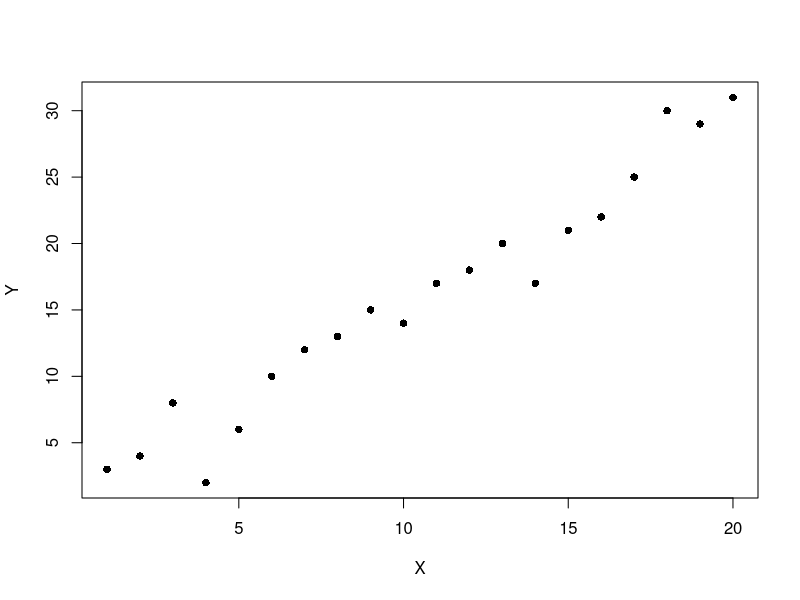
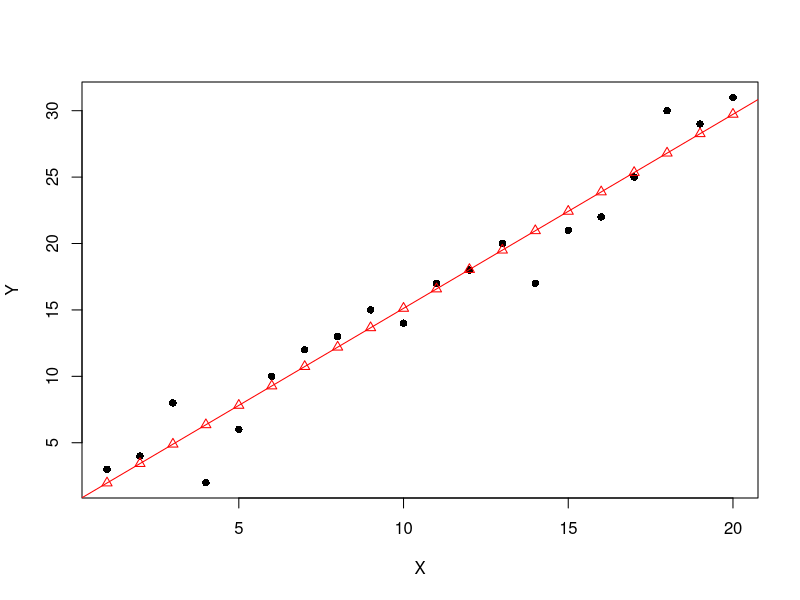
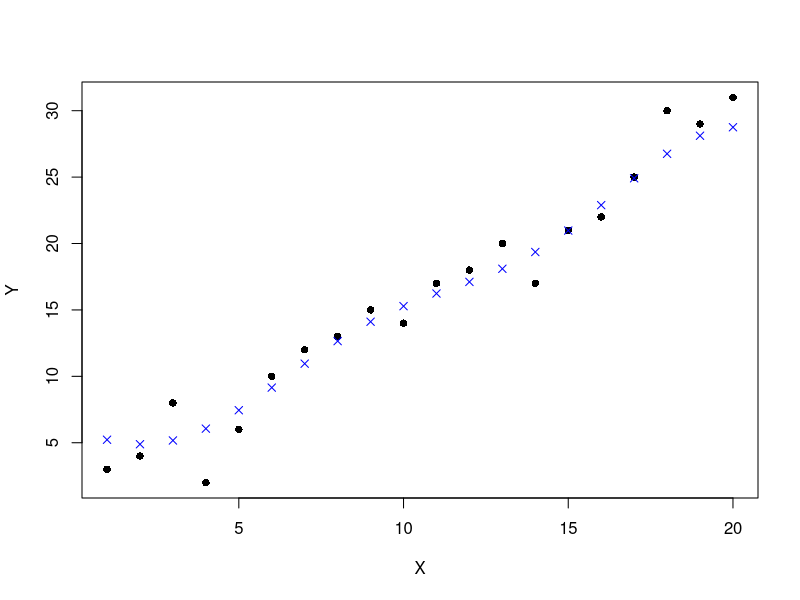
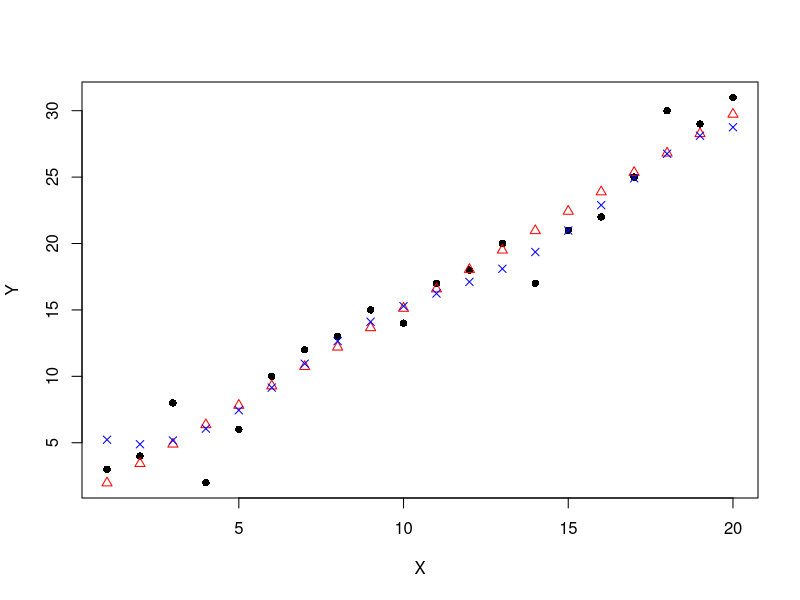
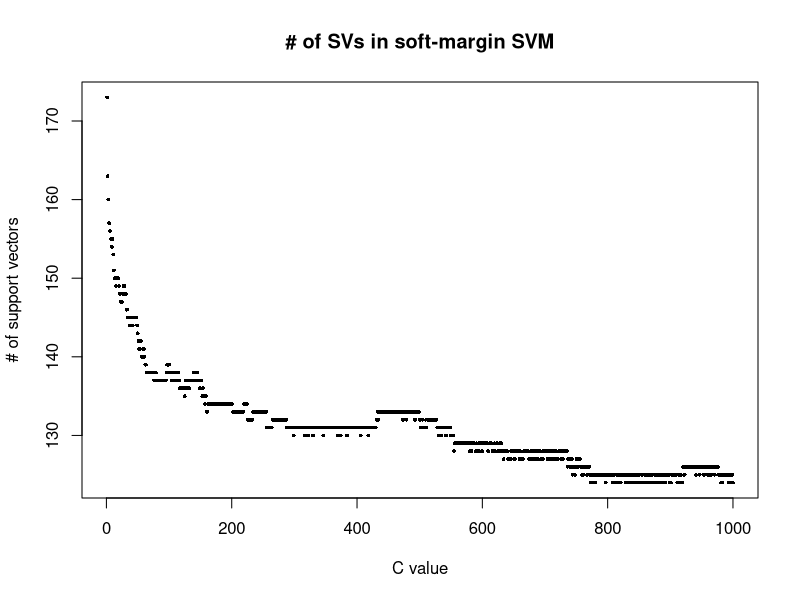
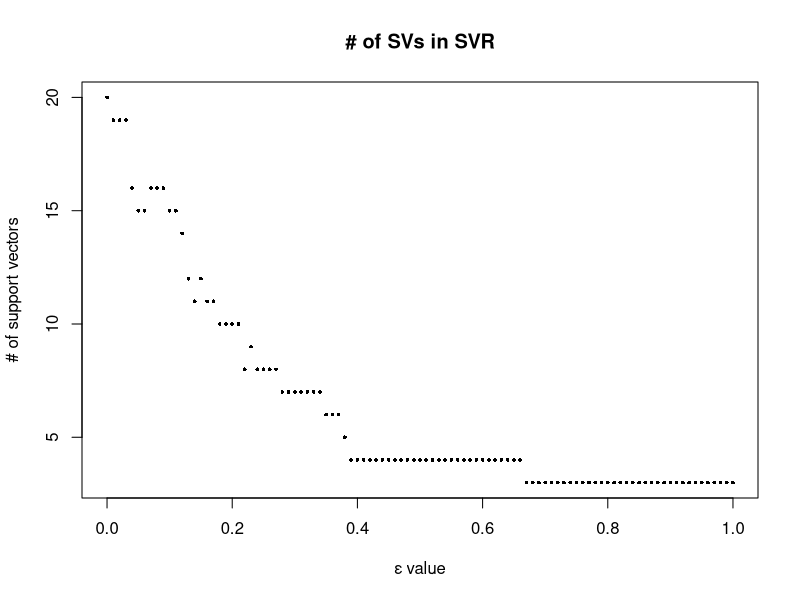
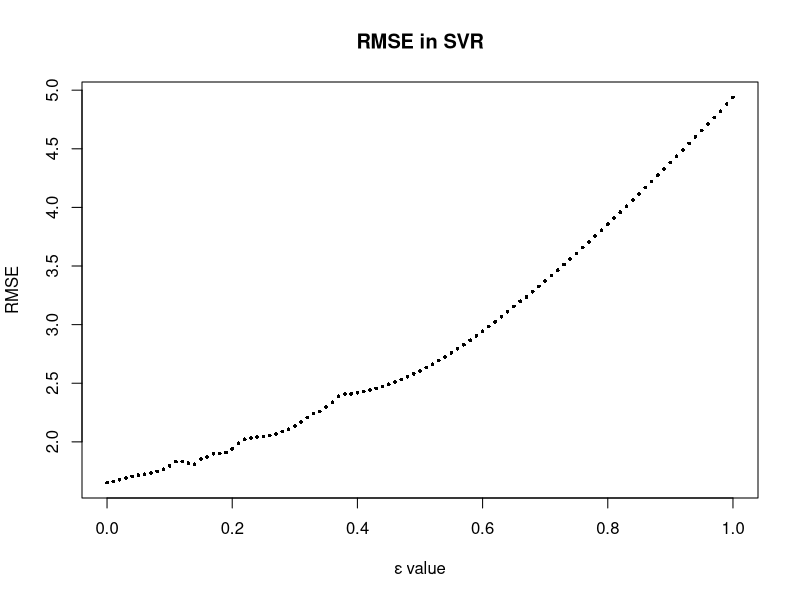
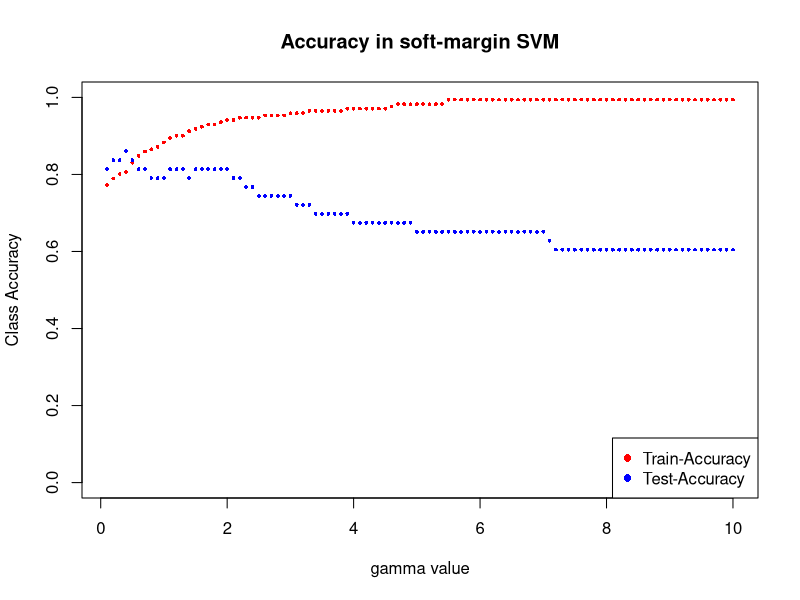

The R source for these figures, in order:
## ---- chunk 1
require(e1071)
## ---- chunk 2
require("mlbench")
data(Glass, package="mlbench")
data = Glass
## ---- chunk 3
smp.size = floor(0.8*nrow(data)) 
set.seed(516)                     
train.ind = sample(seq_len(nrow(data)), smp.size)
train = data[train.ind, ] # 80%
test = data[-train.ind, ] # 20%
## ---- chunk 4
model = svm(formula = Type ~ .,  # 依變數(在這裡是Type)的資料形態要是Factor
            data = train)

# 可以看到SVM預設的參數設定
summary(model)

## ---- chunk 5
# 預測
train.pred = predict(model, train)
test.pred = predict(model, test)

# 訓練資料的混淆矩陣
table(real=train$Type, predict=train.pred)
# 訓練資料的分類準確率
confus.matrix = table(real=train$Type, predict=train.pred)
sum(diag(confus.matrix))/sum(confus.matrix)


# 測試資料的混淆矩陣
table(real=test$Type, predict=test.pred)
# 測試資料的分類準確率
confus.matrix = table(real=test$Type, predict=test.pred)
sum(diag(confus.matrix))/sum(confus.matrix)

## ---- chunk 6
data = data.frame(x=1:20,
                  y=c(3,4,8,2,6,10,12,13,15,14,17,18,20,17,21,22,25,30,29,31))

# 資料的原始值
plot(data$x, data$y, pch=16, xlab="X", ylab="Y")
## ---- chunk 7
model <- lm(y ~ x , data) 

# lm預測
lm.pred = predict(model, data)

# 資料的原始值(黑點)
plot(data$x, data$y, pch=16, xlab="X", ylab="Y")
# lm的預測值(紅三角形)
points(lm.pred, pch=2, col="red")
abline(model, col="red")

## ---- chunk 8
model <- svm(y ~ x , data) # 依變數的型態要是numeric

# 預測
svr.pred = predict(model, data)

# 資料的原始值(黑點)
plot(data$x, data$y, pch=16, xlab="X", ylab="Y")
# SVR的預測值(藍叉)
points(svr.pred, pch=4, col="blue")

## ---- chunk 9
# 資料的原始值(黑點)
plot(data$x, data$y, pch=16, xlab="X", ylab="Y")
# lm的預測值(紅三角形)
points(lm.pred, pch=2, col="red")
# SVR的預測值(藍叉)
points(svr.pred, pch=4, col="blue")

# (lm, SVR) in RMSE
c(sqrt(mean((data$y - lm.pred)^2)),
  sqrt(mean((data$y - svr.pred)^2))
)

## ---- chunk 10
require("mlbench")
data(Glass, package="mlbench")
data = Glass

# 記錄每一次提高C時，對應的support vectors數量
num.SV = sapply(X=1:1000, 
                FUN=function(C) svm(Type~., data, cost=C, epsilon =.1)$tot.nSV)

# 隨著C越大，support vectors數量越少，代表margin的範圍越窄，越接近hard-margin SVM，越容易overfitting
plot(x=1:1000, y=num.SV, xlab="C value", ylab="# of support vectors", pch=16, cex=.5, main="# of SVs in soft-margin SVM")
## ---- chunk 11
df = data.frame(x=1:20,
                y=c(3,4,8,2,6,10,12,13,15,14,17,18,20,17,21,22,25,30,29,31))


# 記錄每一次提高Epsilon時，對應SVR中的support vectors數量
num.SV = sapply(X=seq(0,1,0.01), 
                FUN=function(e) svm(y~x, df, cost=1, epsilon =e)$tot.nSV)
# 隨著Epsilon越大，support vectors的數量減少
plot(x=seq(0,1,0.01), y=num.SV, xlab="ε value", ylab="# of support vectors", pch=16, cex=.5, main="# of SVs in SVR")



# 記錄每一次提高Epsilon時，對應SVR中的RMSE
RMSE = sapply(X=seq(0,1,0.01), 
              FUN=function(e) sqrt(mean((svm(y~x, df, cost=1, epsilon =e)$residuals)^2)))
# 隨著Epsilon越大，模型的準確度越低，RMSE提高
plot(x=seq(0,1,0.01), y=RMSE, xlab="ε value", ylab="RMSE", pch=16, cex=.5, main="RMSE in SVR")


## ---- chunk 12
require("mlbench")
data(Glass, package="mlbench")
data = Glass
smp.size = floor(0.8*nrow(data)) 
set.seed(516)                     
train.ind = sample(seq_len(nrow(data)), smp.size)
train = data[train.ind, ] # 80%
test = data[-train.ind, ] # 20%

# 記錄每一次提高gamma時，對應的訓練資料的分類準確率
train.accuracy = sapply(X=seq(0.1,10,0.1), 
                        FUN=function(g){
                        model = svm(Type~., train, gamma=g, epsilon =.1)
                        pred = predict(model, train)
                        confus.matrix = table(real=train$Type, predict=pred)
                        sum(diag(confus.matrix))/sum(confus.matrix)
                        } 
)

# 記錄每一次提高gamma時，對應的測試資料的分類準確率
test.accuracy = sapply(X=seq(0.1,10,0.1), 
                       FUN=function(g){
                       model = svm(Type~., train, gamma=g, epsilon =.1)
                       pred = predict(model, test)
                       confus.matrix = table(real=test$Type, predict=pred)
                       sum(diag(confus.matrix))/sum(confus.matrix)
                       } 
)


# Train accuracy(紅點)
plot(x=seq(0.1,10,0.1), y=train.accuracy, pch=16, cex=.5, col="red", ylim=c(0,1),xlab="gamma value", ylab="Class Accuracy", main="Accuracy in soft-margin SVM")
# Test accuracy(藍點)
points(x=seq(0.1,10,0.1), y=test.accuracy, pch=16, cex=.5, col="blue")

legend("bottomright", pch = 16, col = c("red","blue"),legend=c("Train-Accuracy", "Test-Accuracy"))
## ---- chunk 13
# data
require("mlbench")
data(Glass, package="mlbench")
data = Glass

# tune cost and gamma in SVM(soft-margin)
tune.model = tune(svm,
                  Type~.,
                  data=data,
                  kernel="radial", # RBF kernel function
                  range=list(cost=10^(-1:2), gamma=c(.5,1,2))# 調參數的最主要一行
)

## ---- chunk 14
summary(tune.model)
plot(tune.model)

## ---- chunk 15
# Best model in set of tuning models
tune.model$best.model
## ---- chunk 16
# data
data = data.frame(x=1:20,
                  y=c(3,4,8,2,6,10,12,13,15,14,17,18,20,17,21,22,25,30,29,31))

# tune cost and epsilon in SVR
tune.model = tune(svm,
                  y~x,
                  data=data,
                  range=list(cost=2^(2:9), epsilon = seq(0,1,0.1))# 調參數的最主要一行
)
## ---- chunk 17
tune.model
plot(tune.model)
## ---- chunk 18
# Best model in set of tuning models
tune.model$best.model
